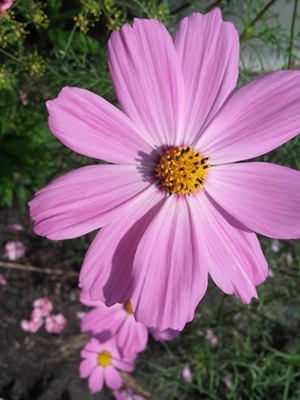
#> input picture Sourse_Images/flowers_sm_sz3.jpg, 300 x 400 px
$ jupyter execute --allow-errors Lab1_CV_numba.ipynb
#> lines starting #> are read from the running program, lines starting #| are printed output that depends on the picture
Для 1 лаб работы по CV необходимо реализовать базовый минимум операций над изображениями
Входное изображение в формате (RGB, не чёрно-белое)
1. Фильтры

1.1 Медианный фильтр

1.2 Фильтр гаусса

2. Морфологические операции

2.1 Эрозия

2.2 Дилатация

3. Прочие операции

3.1 пороговая бинаризация (для rgb и grayscale изображения)

3.2 выравнивание гистограммы

3.3 поворот изображений на угол кратный 90 градусов

[cell 1]
#%matplotlib inline

[cell 2]
import numpy as np
import cv2
from PIL import Image
import matplotlib.pyplot as plt
import matplotlib.image as mpimg
import time
from tqdm import tqdm #
from numba import jit, prange

[cell 3]
np.__version__

[cell 4]
import subprocess
#> (the rest of this cell did not finish here and is left out)

[cell 5]
image1 = mpimg.imread('../Sourse_Images/flowers_sm_sz3.jpg')#salt_paper0.jpg
#> image1 is the input picture: shape (400, 300, 3); mean R, G, B 135, 100, 122.7
plt.imshow(image1)
plt.axis('off')  # скрыть оси
plt.show()

[cell 6]
print(f"Размер: {image1.shape}")
#| Размер: (400, 300, 3)
print(f"Тип данных: {image1.dtype}")
#| Тип данных: uint8

# 1. Фильтры

## 1.1 Медианный фильтр

[cell 7]
@jit(nopython=True, parallel=True, cache=True)
def Median_filter(image: np.ndarray, filtersize: int = 3, expand: int = 0, grout: bool = False, verbose: bool = False) -> np.ndarray:
    """
    image - исходное изображение массив np.ndarray (Н, W, C) H-высота, W - ширина, C - число каналов
    filtersize - размер стороны ядра свёртки, должно быть нечётное число
    expand - расширение изображение
    expand = 0 - не расширяет
    expand = 1 - зеркало с дублированием края
    expand = 2 - зеркало без дублирования края
    verbose - вывод массивов, по которым происходит выбор
    grout - выбирать большее значение за медиану, только при expand = 0

    """
    H = image.shape[0]
    W = image.shape[1]
    C = image.shape[2]
    edge = 1
    if (filtersize % 2 and filtersize > 0):
        edge = (filtersize - 1) // 2
    else:
        ####Error
        raise ValueError("Размер ядра должен быть нечетным числом")
        # res_image = np.zeros((H, W, C))

    # kernel = np.zeros((filtersize, filtersize))
    buf_image = np.zeros((H + 2 * edge, W + 2 * edge, C), dtype=image.dtype)  # np.uint8

    buf_image[edge: H + edge, edge: W + edge, :] = image #image.copy()

    if expand == 0:
        res_image = np.zeros((H, W, C), dtype=image.dtype)  # dtype=image.dtype)

        for i in prange(H):
            for j in prange(W):
                for k in prange(C):
                    value_array = np.zeros(1, dtype=image.dtype)#dtype=np.uint8
                    flag_first = True
                    for jl in range(2 * edge + 1):
                        for il in range(2 * edge + 1):
                            H_i = i - edge + il
                            W_j = j - edge + jl

                            if(H_i >=0 and W_j >=0 and H_i < H and W_j < W):
                                element = image[H_i, W_j, k]
                                if (flag_first == True):
                                    value_array[0] = element
                                    flag_first = False
                                else:
                                    arr_len = len(value_array)
                                    for pos in range(arr_len):
                                        if (value_array[pos] >= element):
                                            value_array1 = np.insert(value_array, pos, element)
                                            value_array = value_array1
                                            break
                                        elif (pos == arr_len - 1):
                                            value_array1 = np.append(value_array, element)
                                            value_array = value_array1
                            else:
                                continue
                    # [4 lines of commented-out code are left out]
                    arr_len = len(value_array)
                    center = arr_len // 2
                    if (grout):
                        if (center > 1 and arr_len % 2 == 0):
                            center = center + 1
                    value = value_array[center]
                    res_image[i][j][k] = value

    else:
        if expand == 1:
            bias = 0
        elif expand == 2:
            bias = 1
        else:
            raise ValueError("Некорректное значения для расширения изображения")
        for ed in range(1, edge+1):
            for k in range(C):
                buf_image[edge-ed:edge-ed+1,edge:W+edge] = image[ed-1+bias:ed+bias, :]
                buf_image[edge+H+ed-1:edge+H+ed,edge:W+edge] = image[H-ed-bias:H-ed+1-bias, :]
        for ed in range(1, edge+1):
            for k in range(C):
                buf_image[:,edge-ed:edge-ed+1] = buf_image[:, edge+ed-1+bias:edge+ed+bias]
                buf_image[:,W+edge+ed-1:W+edge+ed] = buf_image[:, W+edge-ed-bias:W+edge-ed+1-bias]

        res_image = np.zeros((H, W, C))  # dtype=image.dtype)
        for i in prange(H):
            for j in prange(W):
                for k in prange(C):
                    value_array = np.zeros(1, dtype=image.dtype)#dtype=np.uint8
                    flag_first = True
                    for jl in range(2 * edge + 1):
                        for il in range(2 * edge + 1):
                            H_i = i - edge + il
                            W_j = j - edge + jl

                            if(H_i >=0 and W_j >=0 and H_i < H and W_j < W):
                                element = image[H_i, W_j, k]
                                if (flag_first == True):
                                    value_array[0] = element
                                    flag_first = False
                                else:
                                    arr_len = len(value_array)
                                    for pos in range(arr_len):
                                        if (value_array[pos] >= element):
                                            value_array1 = np.insert(value_array, pos, element)
                                            value_array = value_array1
                                            break
                                        elif (pos == arr_len - 1):
                                            value_array1 = np.append(value_array, element)
                                            value_array = value_array1
                            else:
                                continue
                    # [4 lines of commented-out code are left out]
                    arr_len = len(value_array)
                    center =arr_len // 2
                    value = value_array[center]
                    res_image[i][j][k] = value
    return res_image.astype(np.uint8)

[cell 8]
import sys
sys.setrecursionlimit(10000)

#> (a cell that did not finish here is left out)

[cell 10]
rng = np.random.default_rng(seed=42)# Создаем генератор случайных чисел
arr_test = rng.integers(0, 255, size=(10, 13, 1), dtype=np.uint8)
print("Исходное")
print(arr_test.squeeze())
print("Собственный фильтр")
arr_my_med = Median_filter(arr_test, 5)
print(arr_my_med.squeeze())
print("Фильтр CV2")
arr_cv2_med= cv2.medianBlur(arr_test.squeeze(), ksize=5)
print(arr_cv2_med)

[cell 11]
def subtract_and_sum(array1, array2):
    if array1.shape != array2.shape:
        raise ValueError(f"Массивы должны иметь одинаковую форму. array1.shape={array1.shape}, array2.shape={array2.shape}")
    result_array = array1 - array2
    total_sum = np.sum(result_array)
    return result_array, total_sum

[cell 12]
result, total = subtract_and_sum(arr_my_med.squeeze(), arr_cv2_med)
print(f"Результат вычитания:\n{result}")
print(f"Сумма всех элементов: {total}")

[cell 13]
H = 1
W = 3
image_list = [arr_test, arr_my_med.squeeze(), arr_cv2_med]
label_list = ["Исходное", "Собственный фильтр", "Open CV"]
fig, ax = plt.subplots(H, W, figsize=(10,10))
if H == 1:
    for i in range(W):
        ax[i].imshow(image_list[i])  #, cmap='gray'
        ax[i].axis('off')
        ax[i].set_title(label_list[i])
else:
    for i in range(H*W):
        h = i // W
        w = i % W
        ax[h, w].imshow(image_list[i]) #, cmap='gray'
        ax[h, w].axis('off')
        ax[h, w].set_title(label_list[i])

plt.tight_layout()
plt.show()
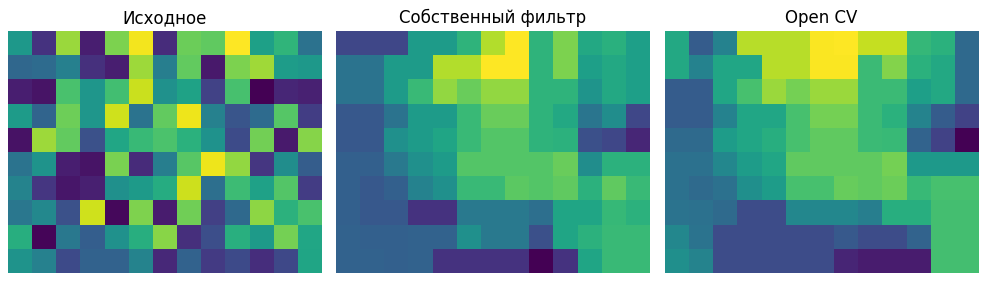
#> figure drawn by matplotlib, 3 panels

Собственный медианный фильтр работает
Значения для центральныйх элементов для собственного медианного фильтра и фильтра из бибилиотеки Open CV совпадают, различия есть только в крайних элементах, где ядро накладывается не полностью и число элементов в ядре оказывается равным чётному числу
В данном случае разработанный алгоритм выбирает меньшее из центральных значений, а в реализации библиотеки CV 2 более сложный алгоритм, который выбирает или меньшее или большее значение медианы при чётном числе элементов

[cell 14]
sorce_image1 = mpimg.imread('../Sourse_Images/flowers_sm_sz3.jpg')#salt_paper0.jpg
plt.imshow(image1)
plt.axis('off')  # скрыть оси
plt.show()

[cell 15]
image_filt = cv2.medianBlur(sorce_image1, ksize=19)
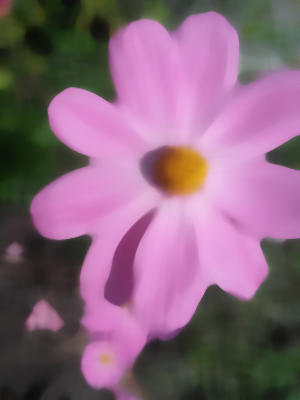
#> image_filt: shape (400, 300, 3); mean R, G, B 135.8, 100.8, 123.6
plt.imshow(image_filt)
